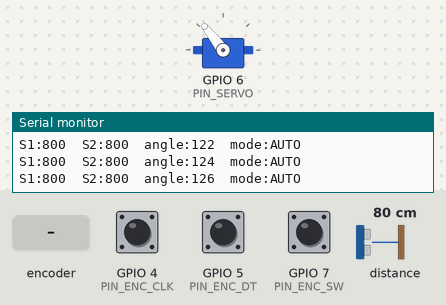
Recording of a program running on a simulated ESP32-S3. Parts: servo, the last lines printed to the serial monitor. The inputs (shaded band) are chosen by the test bench; at power-on: GPIO 7 (PIN_ENC_SW) HIGH, GPIO 4 (PIN_ENC_CLK) HIGH, GPIO 5 (PIN_ENC_DT) HIGH, distance to the obstacle 80 cm.

Above: at 2.24 s.
2.3 s: GPIO 7 (PIN_ENC_SW) pulled LOW for 0.15 s
At 3.5 s:
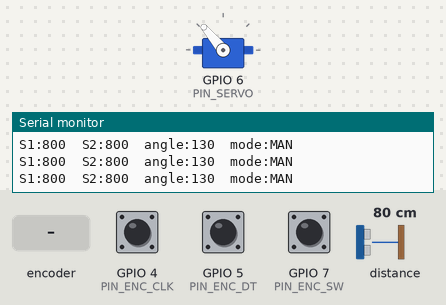
3.9 s: rotary encoder on GPIO 4 (PIN_ENC_CLK) / GPIO 5 (PIN_ENC_DT) turned 3 steps (first pin leading)
At 5.7 s:
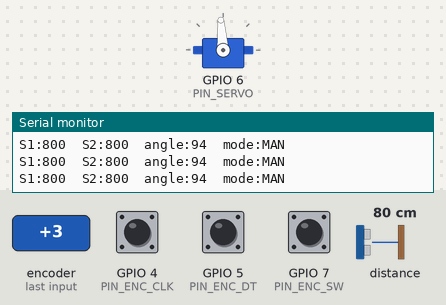
6.9 s: GPIO 7 (PIN_ENC_SW) pulled LOW for 1 s
9.9 s: GPIO 7 (PIN_ENC_SW) pulled LOW for 3.2 s
At 10.2 s:
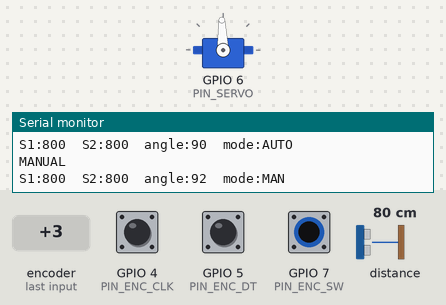
Timing chart, 0 to 12.9 s (numbered marks = the images above; inputs shaded):
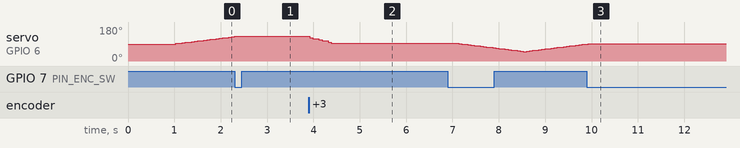

The program:

main.cpp
```cpp
#include <Arduino.h>
#include <Wire.h>
#include <VL53L1X.h>
#include <ESP32Servo.h>

// Піни датчиків, серви та енкодера
#define PIN_SDA1      8
#define PIN_SCL1      9
#define PIN_SDA2      11
#define PIN_SCL2      12
#define PIN_SERVO     6
#define PIN_ENC_CLK   4
#define PIN_ENC_DT    5
#define PIN_ENC_SW    7

VL53L1X sensor1;
VL53L1X sensor2;
Servo radar;

// Інтервали роботи (мс)
constexpr uint32_t SERVO_STEP_MS = 15;      // Крок серви при скануванні
constexpr uint32_t SENSOR_READ_MS = 40;     // Період зчитування датчиків

bool manualMode = false;                    // false = авто, true = ручний
int angle = 90;                             // Поточний кут серви
int dir = 1;                                // Напрямок сканування (+1 / -1)
int lastDist1 = -1;                         // Останнє значення датчика 1
int lastDist2 = -1;                         // Останнє значення датчика 2

uint32_t lastServoStep = 0;
uint32_t lastSensorRead = 0;

volatile int encPos = 0;                    // Позиція енкодера (змінюється в перериванні)
int lastEncPos = 0;
bool lastBtn = HIGH;

// Переривання енкодера (ручний режим)
void IRAM_ATTR encISR() {
  bool clk = digitalRead(PIN_ENC_CLK);
  bool dt  = digitalRead(PIN_ENC_DT);
  encPos += (clk == dt) ? 1 : -1;           // Визначаємо напрямок обертання
}

void setup() {
  Serial.begin(115200);
  delay(1000);
  Serial.println("Start");

  // Налаштування енкодера
  pinMode(PIN_ENC_CLK, INPUT_PULLUP);
  pinMode(PIN_ENC_DT, INPUT_PULLUP);
  pinMode(PIN_ENC_SW, INPUT_PULLUP);
  attachInterrupt(digitalPinToInterrupt(PIN_ENC_CLK), encISR, CHANGE);

  // Дві окремі I2C шини для двох датчиків
  Wire.begin(PIN_SDA1, PIN_SCL1);
  Wire.setClock(100000);

  Wire1.begin(PIN_SDA2, PIN_SCL2);
  Wire1.setClock(100000);

  // Ініціалізація серви
  radar.setPeriodHertz(50);
  radar.attach(PIN_SERVO, 500, 2400);
  radar.write(90);                          // Старт по центру

  // Ініціалізація першого датчика
  sensor1.setTimeout(500);
  if (!sensor1.init()) {
    Serial.println("Sensor1 init failed");
  } else {
    Serial.println("Sensor1 OK");
    sensor1.setDistanceMode(VL53L1X::Long);
    sensor1.setMeasurementTimingBudget(50000);
    sensor1.startContinuous(50);
  }

  // Ініціалізація другого датчика (на другій шині)
  sensor2.setTimeout(500);
  sensor2.setBus(&Wire1);
  if (!sensor2.init()) {
    Serial.println("Sensor2 init failed");
  } else {
    Serial.println("Sensor2 OK");
    sensor2.setDistanceMode(VL53L1X::Long);
    sensor2.setMeasurementTimingBudget(50000);
    sensor2.startContinuous(50);
  }

  lastServoStep = millis();
  lastSensorRead = millis();
}

void loop() {
  const uint32_t now = millis();

  // Перемикання режимів кнопкою енкодера
  bool btn = digitalRead(PIN_ENC_SW);
  if (btn == LOW && lastBtn == HIGH) {
    manualMode = !manualMode;
    Serial.println(manualMode ? "MANUAL" : "AUTO");
    delay(150);                             // Простий антидребезг
  }
  lastBtn = btn;

  // Періодичне зчитування датчиків
  if (now - lastSensorRead >= SENSOR_READ_MS) {
    lastSensorRead = now;

    int d1 = sensor1.read();
    if (!sensor1.timeoutOccurred()) lastDist1 = d1;

    int d2 = sensor2.read();
    if (!sensor2.timeoutOccurred()) lastDist2 = d2;

    Serial.printf("S1:%d  S2:%d  angle:%d  mode:%s\n",
                  lastDist1, lastDist2, angle,
                  manualMode ? "MAN" : "AUTO");
  }

  // ========== РУЧНИЙ РЕЖИМ ==========
  if (manualMode) {
    if (encPos != lastEncPos) {
      int delta = encPos - lastEncPos;
      angle += delta * 6;                  // Чутливість енкодера
      if (angle < 0) angle = 0;
      if (angle > 180) angle = 180;
      radar.write(angle);
      lastEncPos = encPos;
    }
  }
  // ========== АВТОМАТИЧНИЙ РЕЖИМ ==========
  else {
    bool s1in = (lastDist1 > 30 && lastDist1 < 800);
    bool s2in = (lastDist2 > 30 && lastDist2 < 800);

    // Обидва датчики бачать ціль — центруємо
    if (s1in && s2in) {
      int minD = min(lastDist1, lastDist2);
      int maxD = max(lastDist1, lastDist2);
      int diffPercent = (maxD - minD) * 100 / maxD;

      if (diffPercent > 15) {
        if (now - lastServoStep >= 12) {
          lastServoStep = now;
          // Повертаємо серву в бік ближчого датчика
          if (lastDist1 < lastDist2) angle += 2;
          else                       angle -= 2;

          if (angle < 20) angle = 20;
          if (angle > 160) angle = 160;
          radar.write(angle);
        }
      }
    }
    // Бачить тільки один датчик — рухаємось у його бік
    else if (s1in || s2in) {
      if (now - lastServoStep >= 12) {
        lastServoStep = now;
        if (s1in) angle += 10;
        else      angle -= 10;

        if (angle < 20) angle = 20;
        if (angle > 160) angle = 160;
        radar.write(angle);
      }
    }
    // Нічого не бачимо — скануємо
    else {
      if (now - lastServoStep >= SERVO_STEP_MS) {
        lastServoStep = now;
        angle += dir * 2;
        if (angle >= 130) dir = -1;
        if (angle <= 50)  dir = 1;
        radar.write(angle);
      }
    }
  }
}
```

Measured:
- after the input at 2.3 s, servo on GPIO 6 (PIN_SERVO): goes on until 2.3 s, then stays 130°
- after the input at 3.9 s, servo on GPIO 6 (PIN_SERVO): moves from 130° to 94° over 0.47 s, starting at once
- after the input at 9.9 s, servo on GPIO 6 (PIN_SERVO): goes on until 9.9 s, then stays 92°
